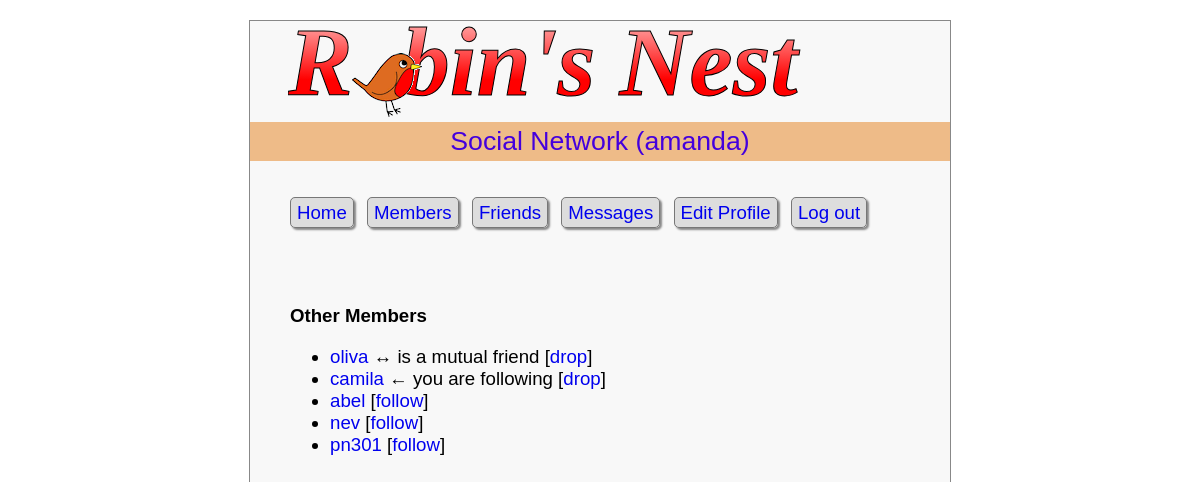
The app's page /members/ (signed in) with its own data.
### mainapp/models.py (models this page shows, shortened)
class Member(models.Model):
    username = models.CharField(max_length=16,primary_key=True)
    password = models.CharField(max_length=16)
    profile = models.OneToOneField(Profile, null=True)
    following = models.ManyToManyField("self", symmetrical=False)

### mainapp/views.py (the view)
    def test(request):
        if 'username' in request.session:
            return f(request)
        else:
            return render(request, 'mainapp/not-logged-in.html', {})

### mainapp/views.py (called while the page is built)
def loggedin(f):
    def test(request):
        if 'username' in request.session:
            return f(request)
        else:
            return render(request, 'mainapp/not-logged-in.html', {})
    return test

### templates/mainapp/members.html
{% extends "base.html" %}
{% block content %}
<div class='main'>
<h3>Other Members</h3>
<ul>
{% for member in members %}
	<li> <a href="?view={{ member.username }}"> {{ member.username }} </a>
	{% if member in following %}
		{% if member in followers %}
			&harr; is a mutual friend [<a href="?remove={{ member.username }}">drop</a>] </li>
		{% else %}
			&larr; you are following [<a href="?remove={{ member.username }}">drop</a>] </li>
		{% endif %}
	{% else %}
		{% if member in followers %}
			&rarr; is following you [<a href="?add={{ member.username }}">recip</a>] </li>
		{% else %}
			[<a href="?add={{ member.username }}">follow</a>] </li>
		{% endif %}
	{% endif %}
{% endfor %}
</ul>
<br>
</div>
{% endblock %}

### static/styles.css (style rules this page uses)
* { font-family:verdana,sans-serif; font-size :14pt; }
body { width :700px; margin :20px auto; background:#f8f8f8; border :1px solid #888; }
html { background:#fff }
li a, .button { text-decoration:none; }
.main { margin-left:40px; }

### records on screen
Member: username "oliva"
Member: username "camila"
Member: username "abel"
Member: username "nev"
Member: username "pn301"

### other values on screen
{{ appname }} "Social Network"
{{ username }} "amanda"
